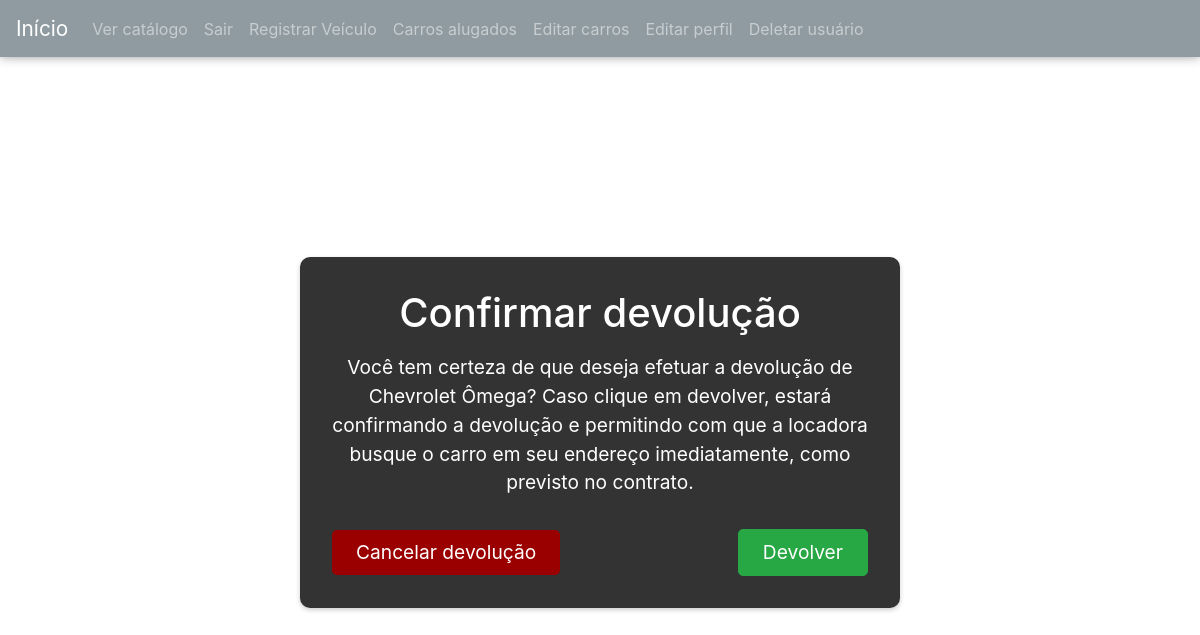
/devolucao/2 (signed in), run on an earlier commit of the app's database.
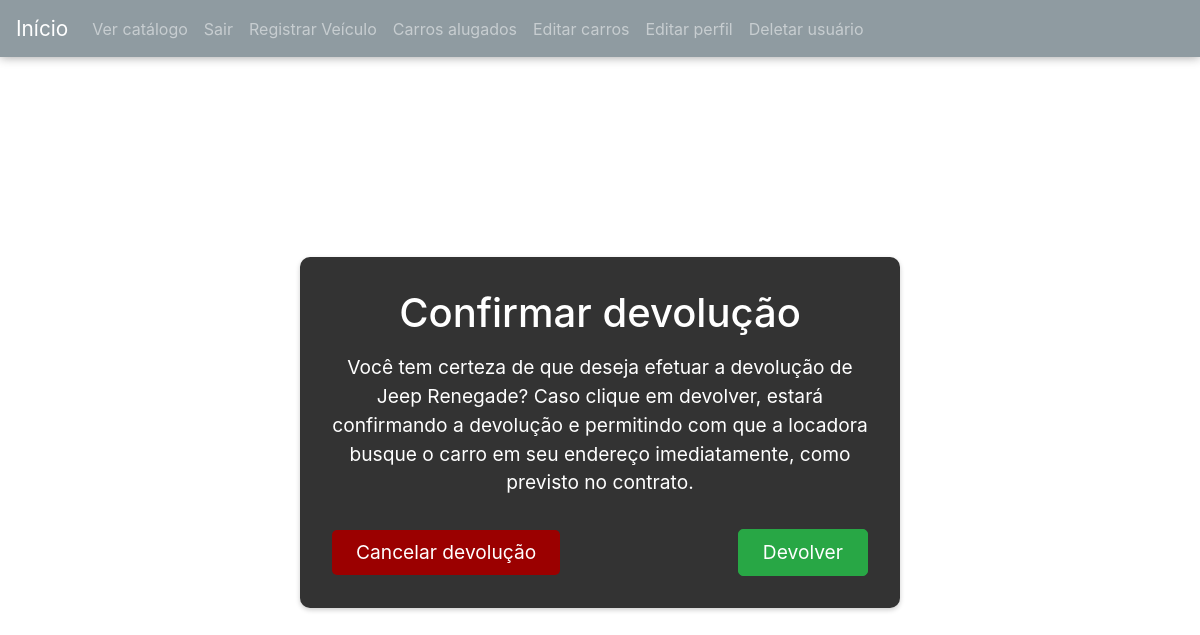
And on a later commit of the database.
### website/models.py (models this page shows)
class Carro(db.Model):
    id = db.Column(db.Integer(), primary_key=True)
    nome = db.Column(db.String(length=30), nullable=False)
    marca = db.Column(db.String(length=30), nullable=False)
    ano_fabricacao = db.Column(db.Integer(), nullable=False)
    consumo = db.Column(db.Float(), nullable=False)
    locador = db.Column(db.Integer(), db.ForeignKey('user.id'))
    preco_base = db.Column(db.Float(), nullable=False)
    descricao = db.Column(db.String(length=500))
    imagem = db.relationship('Foto', backref='imagem', lazy=True)

### website/routes.py (the view)
@routes.route('/devolucao/<carro_id>', methods=['GET', 'POST'])
@login_required
def devolucao(carro_id):
    carro = Carro.query.get_or_404(carro_id)
    form = DevolverForm()
    if form.validate_on_submit():
        carro.locador = None
        db.session.commit()
        flash('Devolução feita com sucesso! Iremos buscar o que é nosso.', category='success')
        return redirect(url_for('routes.home'))
    return render_template('devolucao.html', carro=carro, form=form, current_user=current_user)

### website/forms.py
class DevolverForm(FlaskForm):
    submit = SubmitField(label='Devolver')

### website/models.py (called while the page is built)
@login_manager.user_loader
def load_user(user_id):
    return User.query.get(int(user_id))

### website/templates/devolucao.html (shortened to what this page needs)
{% extends 'base.html' %}
{% block style %}<link rel="stylesheet" href="../static/confirmacoes.css">{% endblock %}
{% block content %}
    <div class="confirmation-container">
        <h1>Confirmar devolução</h1>
        <p>Você tem certeza de que deseja efetuar a devolução de {{ carro.marca }} {{ carro.nome }}? Caso clique em devolver, estará confirmando a devolução e permitindo com que a locadora busque o carro em seu endereço imediatamente, como previsto no contrato. </p>
        <form method="post" class="form-register">
            <a class="btn btn-secondary btn-lg" href="{{ url_for('routes.catalogo') }}">Cancelar devolução</a>
            {{ form.submit(class='btn btn-success btn-lg') }}
        </form>
    </div>
{% endblock %}

What changed in the data, as far as the page shows it:
changed Carro: marca "Chevrolet" → "Jeep"; nome "Ômega" → "Renegade"
